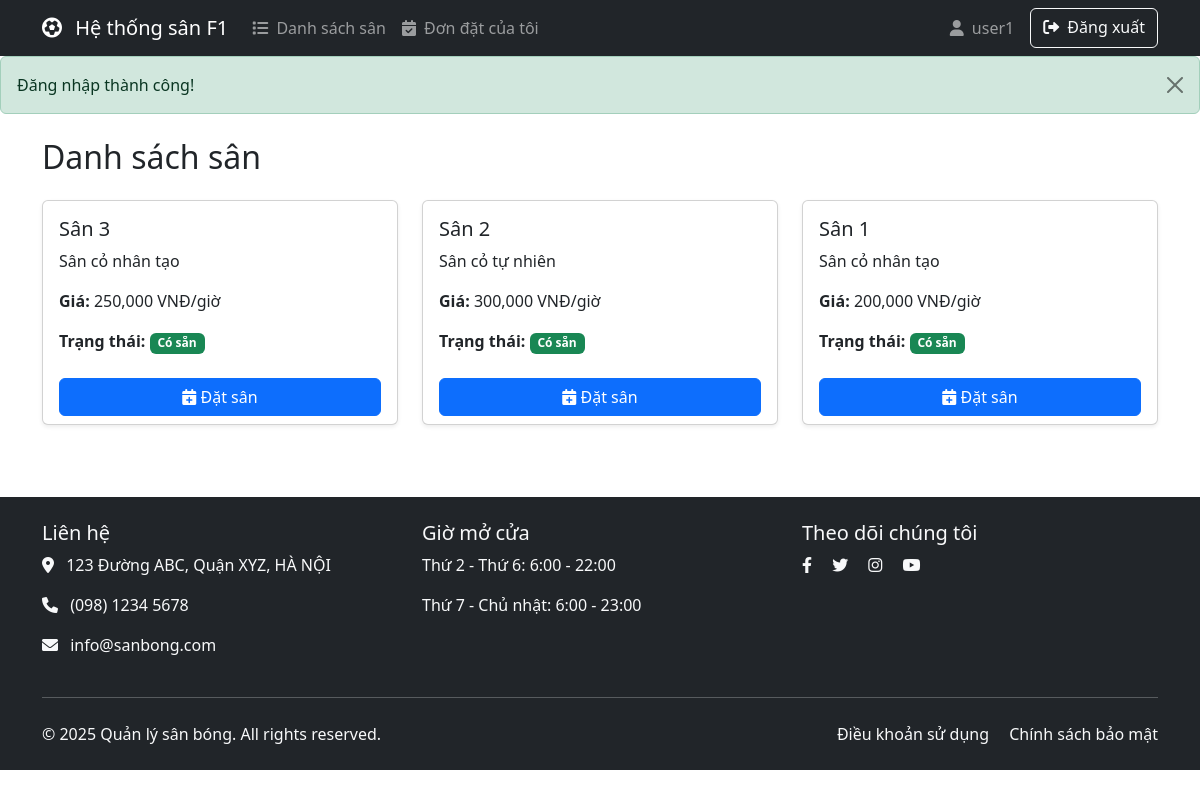
Screenshot of /index.php?controller=field&action=list (signed in) with the database file from the repository.
### tables this page shows
CREATE TABLE IF NOT EXISTS fields (
    id INT AUTO_INCREMENT PRIMARY KEY,
    name VARCHAR(100) NOT NULL,
    type TEXT NOT NULL,
    description TEXT,
    price_per_hour DECIMAL(10,2) NOT NULL,
    status ENUM('available', 'maintenance', 'booked') NOT NULL DEFAULT 'available',
    created_at TIMESTAMP DEFAULT CURRENT_TIMESTAMP
);

### controllers/FieldController.php (called while the page is built, shortened)
<?php
require_once 'models/Field.php';
class FieldController {
    private $fieldModel;
    public function __construct() {
        $this->fieldModel = new Field();
    }
    public function list() {
        $fields = $this->fieldModel->getAvailableFields();
        require_once 'views/field/list.php';
    }
}
?>

### config/database.php (called while the page is built)
<?php
class Database {
    private static $instance = null;
    private $conn;
    private function __construct() {
        $host = 'localhost';
        $db_name = 'sports_management';
        $username = 'root';
        $password = 'root';
        try {
            $this->conn = new PDO(
                "mysql:host=" . $host . ";dbname=" . $db_name,
                $username,
                $password
            );
            $this->conn->setAttribute(PDO::ATTR_ERRMODE, PDO::ERRMODE_EXCEPTION);
            $this->conn->exec("set names utf8");
        } catch(PDOException $e) {
            echo "Connection error: " . $e->getMessage();
        }
    }
    public static function getInstance() {
        if (self::$instance == null) {
            self::$instance = new Database();
        }
        return self::$instance;
    }
    public function getConnection() {
        return $this->conn;
    }
}
?>

### models/Field.php (called while the page is built, shortened)
<?php
require_once 'config/database.php';
class Field {
    private $conn;
    private $table_name = "fields";
    public function __construct() {
        $this->conn = Database::getInstance()->getConnection();
    }
    public function getAvailableFields() {
        $query = "SELECT * FROM " . $this->table_name . " WHERE status = 'available' ORDER BY id DESC";
        $stmt = $this->conn->prepare($query);
        $stmt->execute();
        return $stmt->fetchAll(PDO::FETCH_ASSOC);
    }
}
?>

### views/field/list.php (the view, shortened to what this page needs)
<?php require_once 'views/layouts/header.php'; ?>
<div class="container mt-4">
    <div class="row">
        <div class="col-12">
            <h2 class="mb-4">Danh sách sân</h2>
            <div class="row">
                <?php foreach ($fields as $field): ?>
                    <div class="col-md-4 mb-4">
                        <div class="card h-100 shadow-sm">
                            <div class="card-body">
                                <h5 class="card-title"><?php echo htmlspecialchars($field['name']); ?></h5>
                                <p class="card-text"><?php echo htmlspecialchars($field['description']); ?></p>
                                <p class="card-text">
                                    <strong>Giá:</strong> <?php echo number_format($field['price_per_hour']); ?> VNĐ/giờ
                                </p>
                                <p class="card-text">
                                    <strong>Trạng thái:</strong>
                                    <span class="badge <?php echo $field['status'] === 'available' ? 'bg-success' : 'bg-danger'; ?>">
                                        <?php echo $field['status'] === 'available' ? 'Có sẵn' : 'Không khả dụng'; ?>
                                    </span>
                                </p>
                            </div>
                            <div class="card-footer bg-transparent border-top-0">
                                <?php if ($field['status'] === 'available'): ?>
                                    <?php if (isset($_SESSION['user'])): ?>
                                        <a href="index.php?controller=booking&action=create&field_id=<?php echo $field['id']; ?>"
                                           class="btn btn-primary w-100">
                                            <i class="fas fa-calendar-plus"></i> Đặt sân
                                        </a>
                                    <?php else: ?>
                                        <a href="index.php?controller=user&action=login" class="btn btn-outline-primary w-100">
                                            <i class="fas fa-sign-in-alt"></i> Đăng nhập để đặt sân
                                        </a>
                                    <?php endif; ?>
                                <?php endif; ?>
                            </div>
                        </div>
                    </div>
                <?php endforeach; ?>
            </div>
        </div>
    </div>
</div>
<?php require_once 'views/layouts/footer.php'; ?>

### rows the page displays
fields: name "Sân 3", description "Sân cỏ nhân tạo", price_per_hour "250,000", status "Có sẵn"
fields: name "Sân 2", description "Sân cỏ tự nhiên", price_per_hour "300,000", status "Có sẵn"
fields: name "Sân 1", description "Sân cỏ nhân tạo", price_per_hour "200,000", status "Có sẵn"

### other values shown
$_SESSION['user']['username'] "user1"
$_SESSION['success'] "Đăng nhập thành công!"
